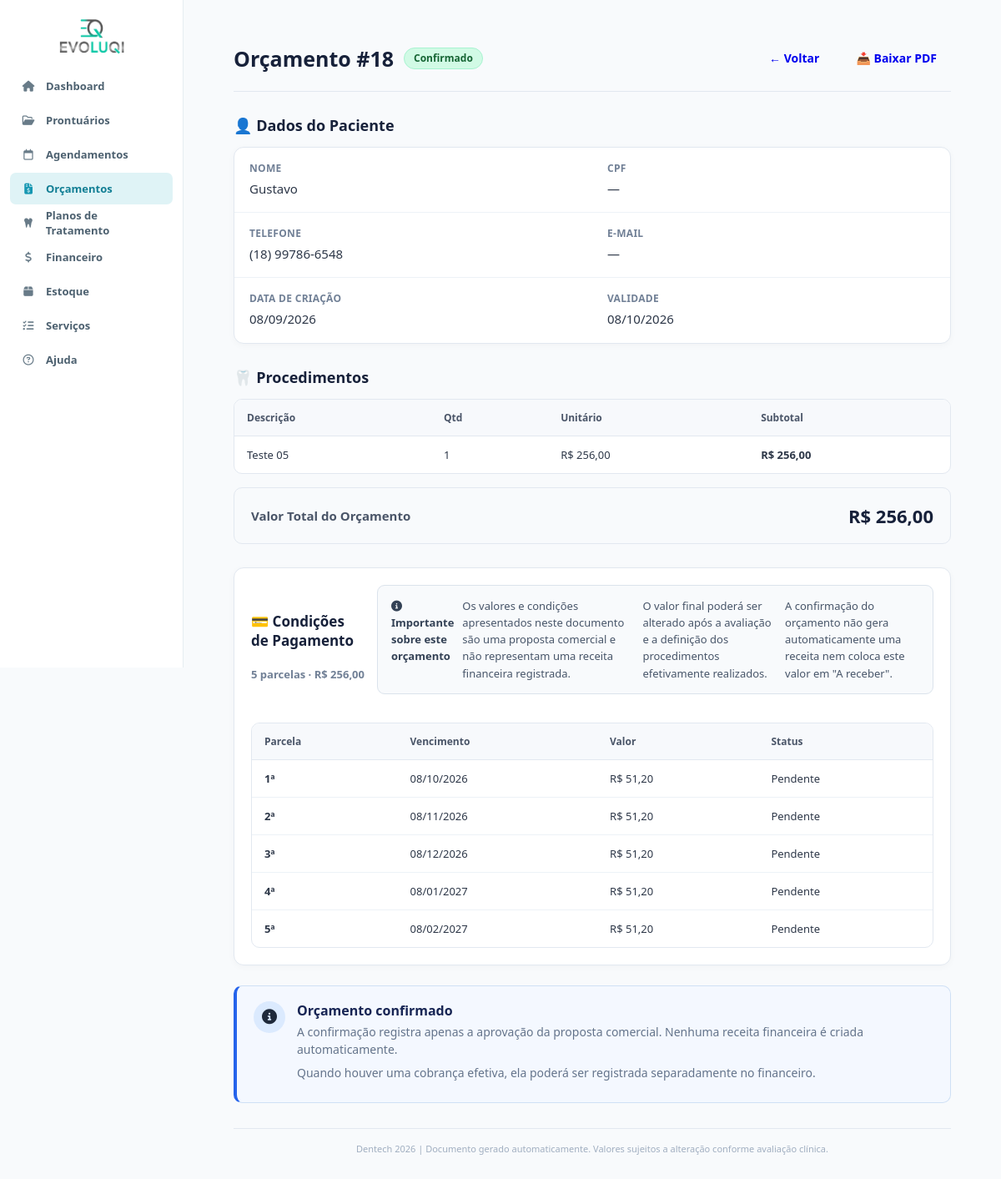
Page /visualizar_orcamento?id=18 (signed in) on the committed database.
### tables this page shows
CREATE TABLE `orcamentos` (
  `id` int NOT NULL AUTO_INCREMENT,
  `paciente_id` int NOT NULL,
  `data_criacao` date NOT NULL,
  `validade` date NOT NULL,
  `status` enum('pendente','aceito','recusado') DEFAULT 'pendente',
  `observacoes` text,
  `created_at` timestamp NOT NULL DEFAULT CURRENT_TIMESTAMP,
  `agendamento_id` int DEFAULT NULL,
  PRIMARY KEY (`id`),
  KEY `paciente_id` (`paciente_id`),
  KEY `idx_orcamento_agendamento` (`agendamento_id`),
  CONSTRAINT `fk_orcamento_agendamento` FOREIGN KEY (`agendamento_id`) REFERENCES `agendamentos` (`id`) ON DELETE SET NULL,
  CONSTRAINT `orcamentos_ibfk_1` FOREIGN KEY (`paciente_id`) REFERENCES `prontuarios` (`id`) ON DELETE CASCADE
);

CREATE TABLE `prontuarios` (
  `id` int NOT NULL AUTO_INCREMENT,
  `paciente` varchar(255) NOT NULL,
  `nascimento` date NOT NULL,
  `sexo` enum('Masculino','Feminino','Outro') DEFAULT NULL,
  `estado_civil` varchar(50) DEFAULT NULL,
  `profissao` varchar(100) DEFAULT NULL,
  `rg` varchar(20) DEFAULT NULL,
  `cpf` varchar(14) DEFAULT NULL,
  `endereco` text,
  `cep` varchar(10) DEFAULT NULL,
  `telefone` varchar(20) DEFAULT NULL,
  `email` varchar(255) DEFAULT NULL,
  `observacoes` text,
  `tratamento_odonto` text,
  `tratamento_medico` text,
  `medicamento_continuo` text,
  `alergia_medicamento` text,
  `alergia_outras` text,
  `problemas_saude` text,
  `gravida_meses` varchar(10) DEFAULT NULL,
  `fuma_tempo` varchar(50) DEFAULT NULL,
  `fuma_cigarros_dia` varchar(20) DEFAULT NULL,
  `bebida_frequencia` varchar(100) DEFAULT NULL,
  `drogas_uso` text,
  `doencas_transmissiveis` text,
  `cancer_familiar` text,
  `tratamento_cancer` text,
  `created_at` timestamp NOT NULL DEFAULT CURRENT_TIMESTAMP,
  `termo_consentimento_aceito` tinyint(1) NOT NULL DEFAULT '0',
  `termo_consentimento_aceito_em` datetime DEFAULT NULL,
  PRIMARY KEY (`id`),
  UNIQUE KEY `uq_prontuarios_cpf` (`cpf`)
);

CREATE TABLE `orcamentos_itens` (
  `id` int NOT NULL AUTO_INCREMENT,
  `orcamento_id` int NOT NULL,
  `descricao` varchar(255) NOT NULL,
  `quantidade` int NOT NULL DEFAULT '1',
  `valor_unitario` decimal(10,2) NOT NULL,
  PRIMARY KEY (`id`),
  KEY `orcamento_id` (`orcamento_id`),
  CONSTRAINT `orcamentos_itens_ibfk_1` FOREIGN KEY (`orcamento_id`) REFERENCES `orcamentos` (`id`) ON DELETE CASCADE
);

CREATE TABLE `parcelas` (
  `id` int NOT NULL AUTO_INCREMENT,
  `orcamento_id` int DEFAULT NULL,
  `procedimento_id` int DEFAULT NULL,
  `numero_parcela` tinyint NOT NULL,
  `valor` decimal(10,2) NOT NULL,
  `vencimento` date NOT NULL,
  `status` enum('pendente','paga','atrasada') DEFAULT 'pendente',
  `data_pagamento` date DEFAULT NULL,
  PRIMARY KEY (`id`),
  KEY `idx_orcamento` (`orcamento_id`),
  KEY `idx_parcelas_procedimento` (`procedimento_id`),
  CONSTRAINT `fk_parcelas_procedimento` FOREIGN KEY (`procedimento_id`) REFERENCES `procedimentos` (`id`),
  CONSTRAINT `parcelas_ibfk_1` FOREIGN KEY (`orcamento_id`) REFERENCES `orcamentos` (`id`) ON DELETE CASCADE
);

### visualizar_orcamento.php (the view, shortened to what the rows shown need)
<?php
require_once 'conexao/conexao.php';
$id = (int)($_GET['id'] ?? 0);
$stmt = $pdo->prepare("
    SELECT
        o.*,
        p.paciente,
        p.cpf,
        p.telefone,
        p.email
    FROM orcamentos o
    INNER JOIN prontuarios p
        ON o.paciente_id = p.id
    WHERE o.id = ?
    LIMIT 1
");
$stmt->execute([$id]);
$orc = $stmt->fetch(PDO::FETCH_ASSOC);
$pdo->prepare("
    UPDATE parcelas
    SET status = 'atrasada'
    WHERE orcamento_id = ?
      AND status = 'pendente'
      AND vencimento < CURDATE()
")
    ->execute([$id]);
$stmt_itens = $pdo->prepare("
    SELECT
        id,
        orcamento_id,
        descricao,
        quantidade,
        valor_unitario
    FROM orcamentos_itens
    WHERE orcamento_id = ?
    ORDER BY id ASC
");
$stmt_itens->execute([$id]);
$itens = $stmt_itens->fetchAll(PDO::FETCH_ASSOC);
$stmt_par = $pdo->prepare("
    SELECT
        id,
        numero_parcela,
        valor,
        vencimento,
        status,
        data_pagamento
    FROM parcelas
    WHERE orcamento_id = ?
    ORDER BY numero_parcela ASC
");
$stmt_par->execute([$id]);
$parcelas = $stmt_par->fetchAll(PDO::FETCH_ASSOC);
$status_orcamento = $orc['status'] ?? 'pendente';
$status_texto = match ($status_orcamento) {
    'aceito',
    'confirmado'
    => 'Confirmado',
    'recusado'
    => 'Recusado',
    default
    => 'Pendente'
};
$status_classe = match ($status_orcamento) {
    'aceito',
    'confirmado'
    => 'status-confirmado',
    'recusado'
    => 'status-recusado',
    default
    => 'status-pendente'
};
function moedaBR($valor): string
{
    return 'R$ ' . number_format(
        (float)$valor,
        2,
        ',',
        '.'
    );
}
function dataBR($data): string
{
    $timestamp = strtotime($data);
    return $timestamp
        ? date('d/m/Y', $timestamp)
        : '—';
}
function statusParcelaTexto($status): string
{
    return match ($status) {
        'paga'
        => 'Paga',
        'atrasada'
        => 'Atrasada',
        default
        => 'Pendente'
    };
}
function statusParcelaClasse($status): string
{
    return match ($status) {
        'paga'
        => 'parcela-paga',
        'atrasada'
        => 'parcela-atrasada',
        default
        => 'parcela-pendente'
    };
}
?>
<!DOCTYPE html>
<html lang="pt-BR">
<head>
    <link
        rel="stylesheet"
        href="css/global.css">
    <link
        rel="stylesheet"
        href="css/variables.css">
    <link
        rel="stylesheet"
        href="css/layout.css">
    <link
        rel="stylesheet"
        href="css/navbar.css">
    <link
        rel="stylesheet"
        href="css/vis_orcamento.css">
    <link
        rel="stylesheet"
        href="https://cdnjs.cloudflare.com/ajax/libs/font-awesome/6.5.2/css/all.min.css">
</head>
<body>
    <main class="content">
        <div class="orc-container">
            <div class="header-actions">
                <div>
                    <h1>
                        Orçamento #<?= $id ?>
                        <span
                            class="status-badge <?= htmlspecialchars($status_classe) ?>">
                            <?= htmlspecialchars($status_texto) ?>
                        </span>
                    </h1>
                </div>
            </div>
            <h2>
                👤 Dados do Paciente
            </h2>
            <div class="info-grid">
                <div class="info-item">
                    <label>Nome</label>
                    <span>
                        <?= htmlspecialchars($orc['paciente']) ?>
                    </span>
                </div>
                <div class="info-item">
                    <label>Telefone</label>
                    <span>
                        <?= !empty($orc['telefone'])
                            ? htmlspecialchars($orc['telefone'])
                            : '—'
                        ?>
                    </span>
                </div>
                <div class="info-item">
                    <label>Data de criação</label>
                    <span>
                        <?= dataBR($orc['data_criacao']) ?>
                    </span>
                </div>
                <div class="info-item">
                    <label>Validade</label>
                    <span>
                        <?= dataBR($orc['validade']) ?>
                    </span>
                </div>
            </div>
            <h2>
                🦷 Procedimentos
            </h2>
            <?php if (empty($itens)): ?>
                <p class="sem-itens">
                    Nenhum item registrado.
                </p>
            <?php else: ?>
                <div class="table-wrapper">
                    <table>
                        <thead>
                            <tr>
                                <th>
                                    Descrição
                                </th>
                                <th class="col-qtd">
                                    Qtd
                                </th>
                                <th class="col-valor">
                                    Unitário
                                </th>
                                <th class="col-valor">
                                    Subtotal
                                </th>
                            </tr>
                        </thead>
                        <tbody>
                            <?php foreach ($itens as $item): ?>
                                <?php
                                $subtotal =
                                    (float)$item['quantidade']
                                    *
                                    (float)$item['valor_unitario'];
                                ?>
                                <tr>
                                    <td>
                                        <?= htmlspecialchars(
                                            $item['descricao']
                                        ) ?>
                                    </td>
                                    <td class="text-center">
                                        <?= (int)$item['quantidade'] ?>
                                    </td>
                                    <td class="text-right">
                                        <?= moedaBR(
                                            $item['valor_unitario']
                                        ) ?>
                                    </td>
                                    <td class="text-right">
                                        <strong>
                                            <?= moedaBR($subtotal) ?>
                                        </strong>
                                    </td>
                                </tr>
                            <?php endforeach; ?>
                        </tbody>
                    </table>
                </div>
            <?php endif; ?>
            <section class="parcelas-section">
                <?php if (!empty($parcelas)): ?>
                    <div class="table-wrapper">
                        <table class="tabela-parcelas">
                            <thead>
                                <tr>
                                    <th>
                                        Parcela
                                    </th>
                                    <th>
                                        Vencimento
                                    </th>
                                    <th class="text-right">
                                        Valor
                                    </th>
                                    <th class="text-center">
                                        Status
                                    </th>
                                </tr>
                            </thead>
                            <tbody>
                                <?php foreach ($parcelas as $parcela): ?>
                                    <tr>
                                        <td>
                                            <strong>
                                                <?= (int)$parcela['numero_parcela'] ?>ª
                                            </strong>
                                        </td>
                                        <td>
                                            <?= dataBR(
                                                $parcela['vencimento']
                                            ) ?>
                                        </td>
                                        <td class="text-right">
                                            <?= moedaBR(
                                                $parcela['valor']
                                            ) ?>
                                        </td>
                                        <td class="text-center">
                                            <span
                                                class="parcela-status <?= htmlspecialchars(
                                                                            statusParcelaClasse(
                                                                                $parcela['status']
                                                                            )
                                                                        ) ?>">
                                                <?= htmlspecialchars(
                                                    statusParcelaTexto(
                                                        $parcela['status']
                                                    )
                                                ) ?>
                                            </span>
                                        </td>
                                    </tr>
                                <?php endforeach; ?>
                            </tbody>
                        </table>
                    </div>
                <?php endif; ?>
            </section>
        </div>
    </main>
</body>
</html>

### rows in the picture
orcamentos: status "Confirmado", paciente.paciente "Gustavo", paciente.telefone "(18) 99786-6548", data_criacao "08/09/2026", validade "08/10/2026"
orcamentos_itens: descricao "Teste 05", quantidade "1", valor_unitario "R$ 256,00", moedaBR($subtotal) "R$ 256,00"
parcelas: numero_parcela "1", vencimento "08/10/2026", valor "R$ 51,20", status "Pendente"
parcelas: numero_parcela "2", vencimento "08/11/2026", valor "R$ 51,20", status "Pendente"
parcelas: numero_parcela "3", vencimento "08/12/2026", valor "R$ 51,20", status "Pendente"
parcelas: numero_parcela "4", vencimento "08/01/2027", valor "R$ 51,20", status "Pendente"
parcelas: numero_parcela "5", vencimento "08/02/2027", valor "R$ 51,20", status "Pendente"

### other values in the picture
$id "18"
moedaBR($total_itens) "R$ 256,00"
$qtd_total "5"
